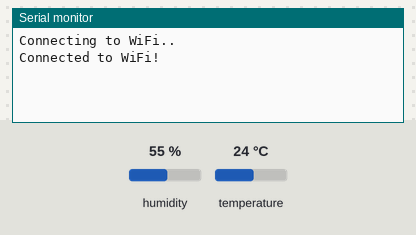
Simulated run of this sketch. Board: ESP8266 (NodeMCU). Parts: the last lines printed to the serial monitor. The inputs (shaded band) are chosen by the test bench; at power-on: humidity 55 %, temperature 24 °C. WiFi joins after 1.5 s; servers stay silent unless stated; uploads are accepted with an empty reply.

Above: at 3.2 s.
3.3 s: humidity set to 22 %
At 11.0 s:
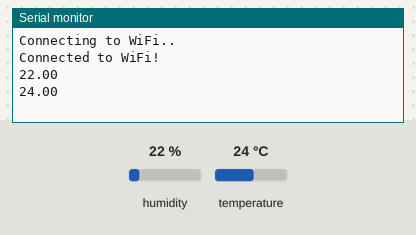
16.9 s: temperature set to 12 °C
At 21.4 s:
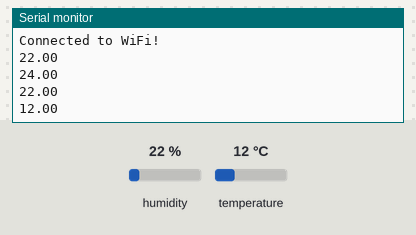
30.5 s: humidity set to 40 %
At 30.5 s:
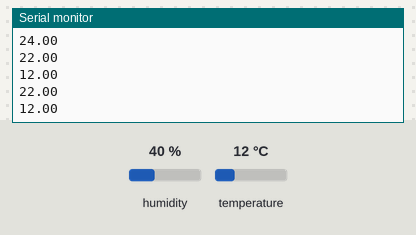
Timing chart, 0 to 33.5 s (numbered marks = the images above; inputs shaded):
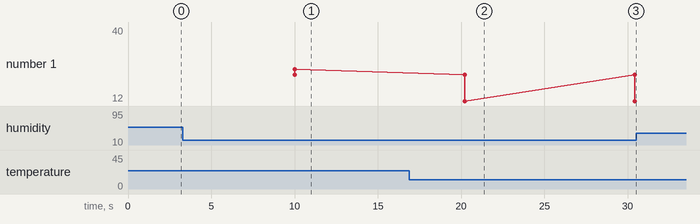

The sketch:

main.ino
```cpp
#include <DHT.h>

#include <Adafruit_Sensor.h>

#include <Arduino.h>

#include <ESP8266WiFi.h>
#include <ESP8266HTTPClient.h>

#define DHTPIN 2
#define DHTTYPE DHT22
DHT dht(DHTPIN, DHTTYPE);

void setup()
{
    Serial.begin(115200);
    delay(10);

    dht.begin();

    WiFi.begin("** ssid **", "** key **");

    int attempt = 0;
    while ((WiFi.status() != WL_CONNECTED) && (attempt < 10))
    {
        delay(2000);
        Serial.println("Connecting to WiFi..");
        attempt++;
    }

    if (WiFi.status() == WL_CONNECTED)
        Serial.println("Connected to WiFi!");
    else
        Serial.println("Failed to connect to WiFi!");
}

long timeLastMeasured = 0;
float humidity, temperature;
String apiUrl = "** url to post measurements to  **"; // e.g. the ip for your computer on the local network

void loop()
{
    if (millis() - timeLastMeasured >= 10000)
    {
        timeLastMeasured = millis();

        humidity = dht.readHumidity();
        temperature = dht.readTemperature();

        Serial.println(humidity);
        Serial.println(temperature);

        if(isnan(humidity) || isnan(temperature)) {
            Serial.println("DHT22 measurement failed");
            return;
        }

        HTTPClient client;

        client.begin(apiUrl);
        int httpCode = client.POST("{\"temperature\": " + String(temperature) + ", \"humidity\": " + String(humidity) + "}");

        String payload = client.getString();
        Serial.println(payload);

        client.end();
    }
    delay(1000);
}
```

Measured:
- after the input at 3.3 s, the serial monitor: prints a new line after 6.7 s (image 1)
- after the input at 16.9 s, the serial monitor: prints a new line after 3.3 s (image 2)
- plotted number 1: 24 → 12 after the input at 16.9 s
